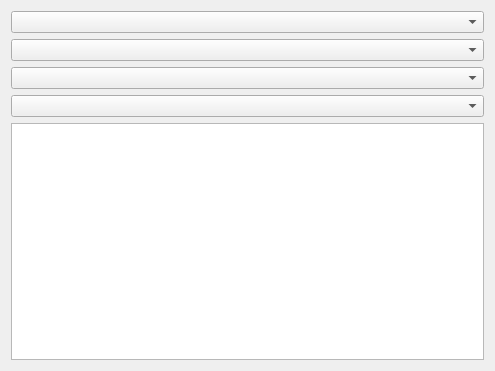
<?xml version="1.0" encoding="UTF-8"?>
<ui version="4.0">
 <class>FormBitField</class>
 <widget class="QWidget" name="FormBitField">
  <property name="geometry">
   <rect>
    <x>0</x>
    <y>0</y>
    <width>495</width>
    <height>371</height>
   </rect>
  </property>
  <property name="sizePolicy">
   <sizepolicy hsizetype="Expanding" vsizetype="Expanding">
    <horstretch>0</horstretch>
    <verstretch>0</verstretch>
   </sizepolicy>
  </property>
  <property name="windowTitle">
   <string>Form</string>
  </property>
  <layout class="QGridLayout" name="gridLayout">
   <property name="sizeConstraint">
    <enum>QLayout::SetDefaultConstraint</enum>
   </property>
   <item row="0" column="0">
    <widget class="QComboBox" name="comboBox0">
     <property name="sizePolicy">
      <sizepolicy hsizetype="Expanding" vsizetype="Fixed">
       <horstretch>0</horstretch>
       <verstretch>0</verstretch>
      </sizepolicy>
     </property>
    </widget>
   </item>
   <item row="1" column="0">
    <widget class="QComboBox" name="comboBox1">
     <property name="sizePolicy">
      <sizepolicy hsizetype="Expanding" vsizetype="Fixed">
       <horstretch>0</horstretch>
       <verstretch>0</verstretch>
      </sizepolicy>
     </property>
    </widget>
   </item>
   <item row="2" column="0">
    <widget class="QComboBox" name="comboBox2">
     <property name="sizePolicy">
      <sizepolicy hsizetype="Expanding" vsizetype="Fixed">
       <horstretch>0</horstretch>
       <verstretch>0</verstretch>
      </sizepolicy>
     </property>
    </widget>
   </item>
   <item row="3" column="0">
    <widget class="QComboBox" name="comboBox3">
     <property name="sizePolicy">
      <sizepolicy hsizetype="Expanding" vsizetype="Fixed">
       <horstretch>0</horstretch>
       <verstretch>0</verstretch>
      </sizepolicy>
     </property>
    </widget>
   </item>
   <item row="4" column="0">
    <widget class="QTreeWidget" name="treeWidget">
     <property name="sizePolicy">
      <sizepolicy hsizetype="Expanding" vsizetype="Expanding">
       <horstretch>0</horstretch>
       <verstretch>0</verstretch>
      </sizepolicy>
     </property>
     <property name="rootIsDecorated">
      <bool>true</bool>
     </property>
     <attribute name="headerVisible">
      <bool>false</bool>
     </attribute>
     <column>
      <property name="text">
       <string>Bit</string>
      </property>
     </column>
     <column>
      <property name="text">
       <string>Description</string>
      </property>
     </column>
    </widget>
   </item>
  </layout>
 </widget>
 <resources/>
 <connections/>
</ui>
